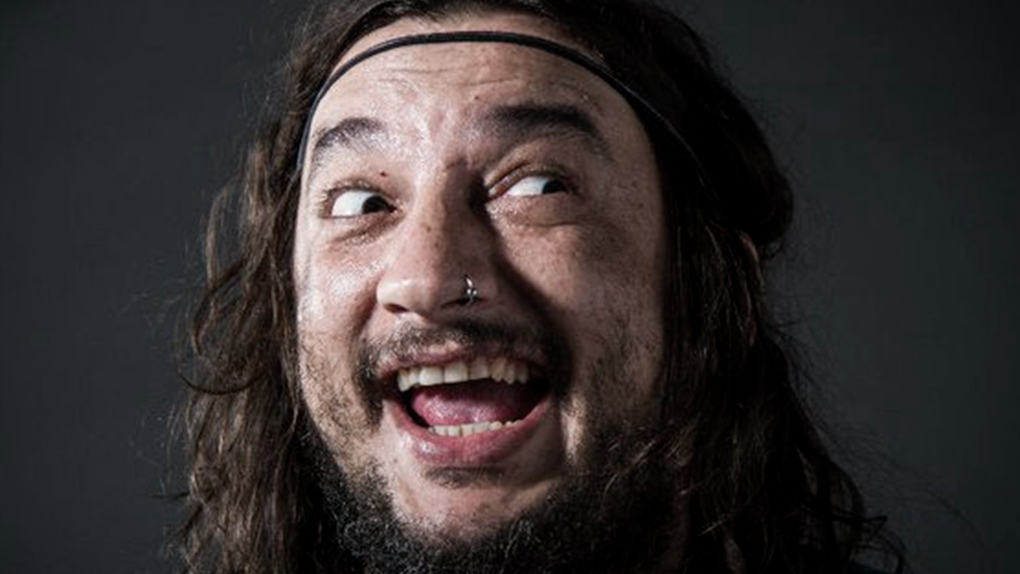
#> input picture tareaDeImagenes/bananero.jpg, 1020 x 574 px
$ jupyter execute bordes.ipynb   (older library calls are emulated)
#> lines starting #> are read from the running program, lines starting #| are printed output that depends on the picture; after the words box and inside, x2 and y2 are one past the last pixel; in counts of white or black regions, pixels touching at a corner belong together
[cell 1]
import cv2
import numpy as np
import matplotlib.pyplot as plt

img=cv2.imread('bananero.jpg')
#> img is the input picture: shape (574, 1020, 3); mean B, G, R 48.2, 48.3, 54.4
gray=cv2.cvtColor(img,cv2.COLOR_BGR2GRAY)
robertx=np.array([[-1,0],[0,1]])
roberty=np.array([[0,-1],[1,0]])
robx_img=cv2.filter2D(gray,-1,robertx)
roby_img=cv2.filter2D(gray,-1,roberty)
rob_grad=np.sqrt(robx_img**2+roby_img**2)
rob_grad_dir=np.arctan2(roby_img,robx_img)
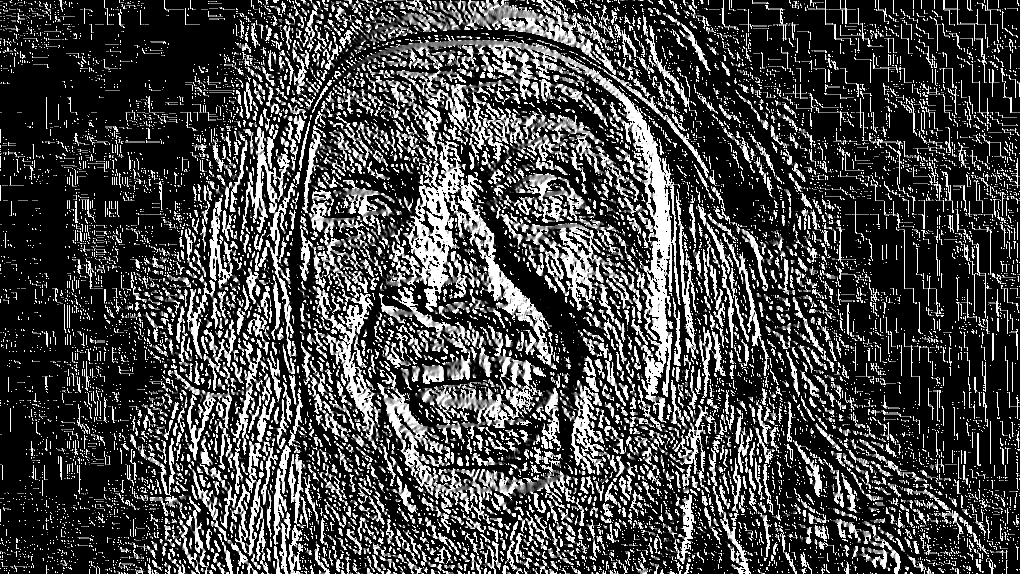
#> rob_grad_dir: shape (574, 1020) float16; min 0, max 1.57, mean 0.424; drawn with min black and max white

#pewit

prewitt_x=np.array([[-1,0,1],[-1,0,1],[-1,0,1]])
prewitt_y=np.array([[-1,-1,-1],[0,0,0],[1,1,1]])
prex_img=cv2.filter2D(gray,-1,prewitt_x)
prey_img=cv2.filter2D(gray,-1,prewitt_y)
prewitt_mag=np.sqrt(prex_img**1+prey_img**2)
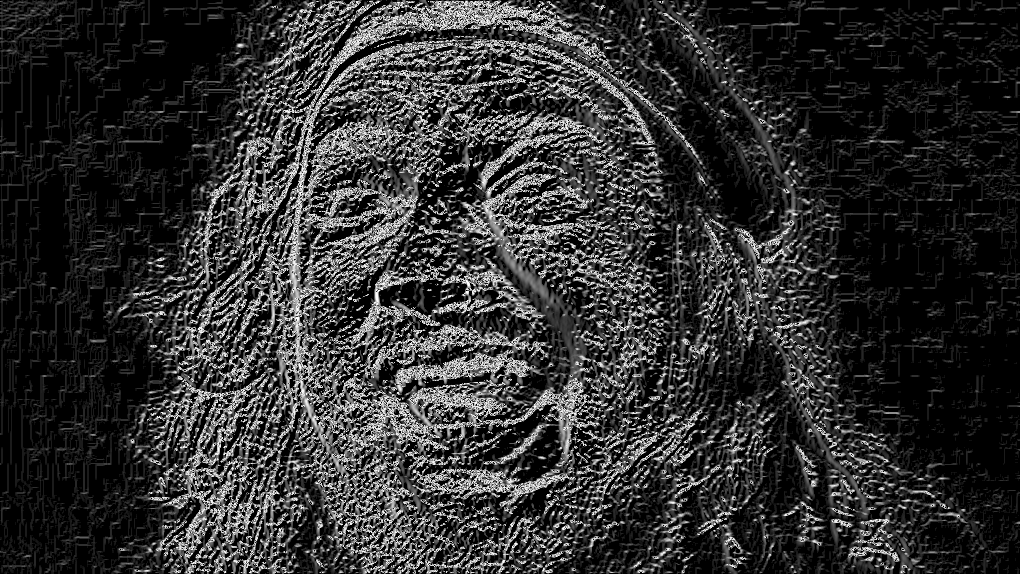
#> prewitt_mag: shape (574, 1020) float16; min 0, max 15.97, mean 3.04; drawn with min black and max white
preww_dir=np.arctan2(prex_img,prey_img)
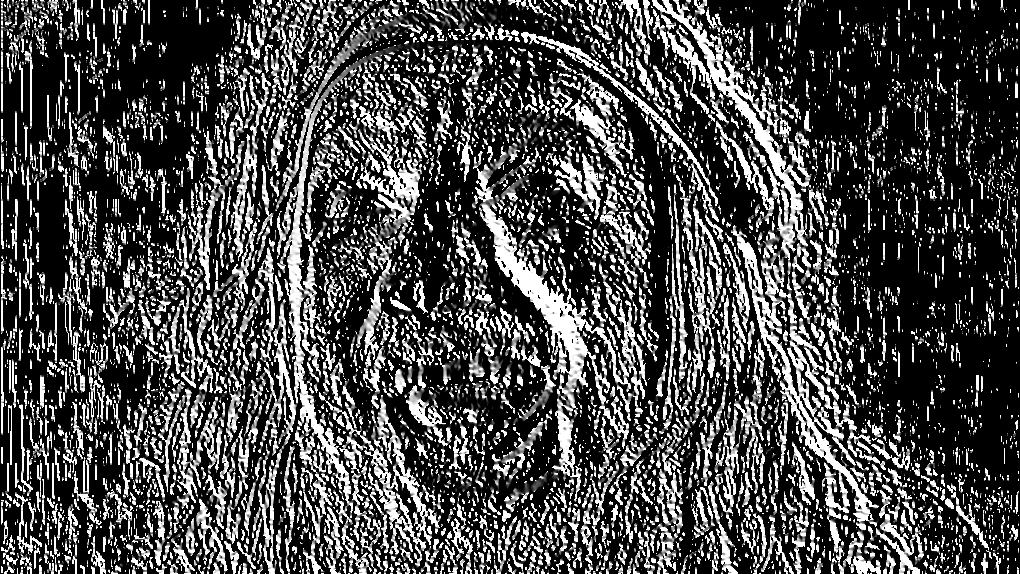
#> preww_dir: shape (574, 1020) float16; min 0, max 1.57, mean 0.45; drawn with min black and max white

# solbel

sobel_x=np.array([[-1,0,1],[-2,0,2],[-1,0,1]])
sobel_y=np.array([[-1,-2,-1],[0,0,0],[1,2,1]])
sobelx_img=cv2.filter2D(gray,-1,sobel_x)
sobely_img=cv2.filter2D(gray,-1,sobel_y)
sobel_mag=np.sqrt(sobelx_img**2+sobely_img**2)
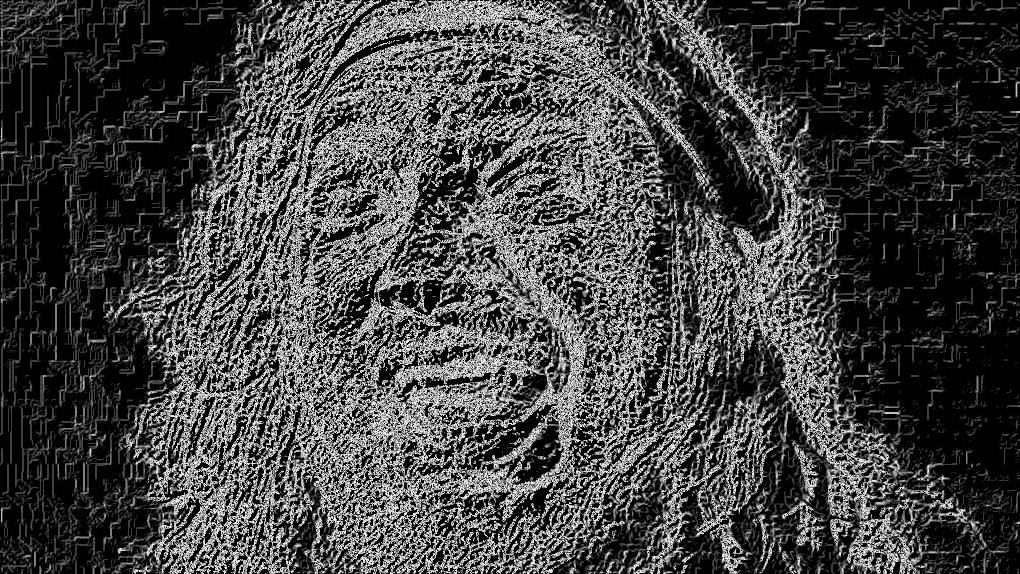
#> sobel_mag: shape (574, 1020) float16; min 0, max 15.81, mean 4.14; drawn with min black and max white
sobel_dir=np.arctan2(sobely_img,sobelx_img)
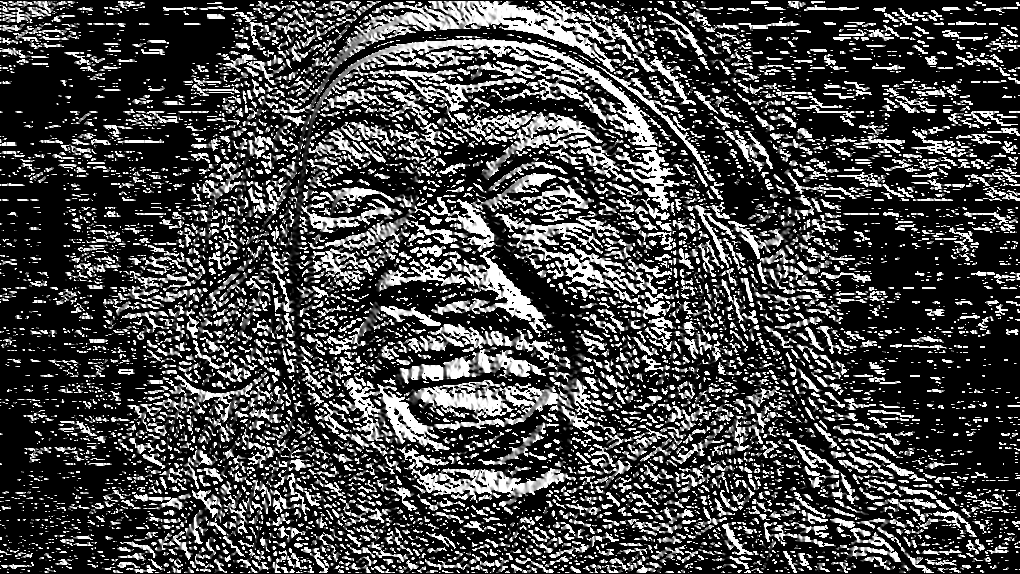
#> sobel_dir: shape (574, 1020) float16; min 0, max 1.57, mean 0.436; drawn with min black and max white

cany_img=cv2.Canny(gray,100,100)
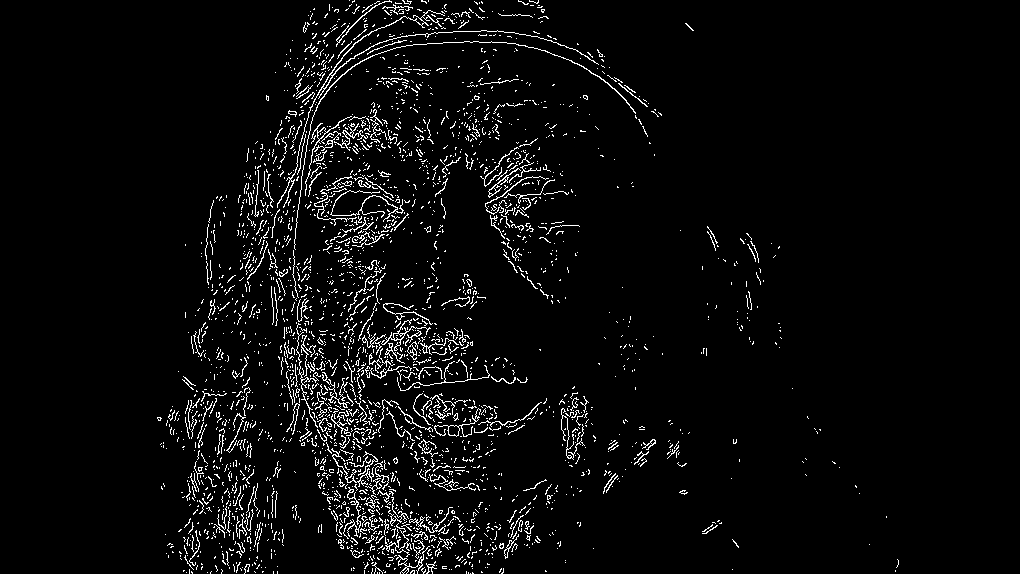
#> cany_img: shape (574, 1020); 4.2% white in thin lines or dots, all inside (x1, y1, x2, y2) = (157, 0, 899, 574)

plt.figure(figsize=(10,10))

plt.subplot(331)
plt.imshow(robx_img, cmap='gray')
plt.title('Roberts X')

plt.subplot(332)
plt.imshow(roby_img, cmap='gray')
plt.title('Roberts Y')

plt.subplot(333)
plt.imshow(rob_grad, cmap='gray')
plt.title('Roberts Magnitud')

plt.subplot(334)
plt.imshow(prex_img, cmap='gray')
plt.title('Prewitt X')

plt.subplot(335)
plt.imshow(prey_img, cmap='gray')
plt.title('Prewitt Y')

plt.subplot(336)
plt.imshow(prewitt_mag, cmap='gray')
plt.title('Prewitt Magnitud')

plt.subplot(337)
plt.imshow(sobelx_img, cmap='gray')
plt.title('Sobel X')

plt.subplot(338)
plt.imshow(sobely_img, cmap='gray')
plt.title('Sobel Y')

plt.subplot(339)
plt.imshow(sobel_mag, cmap='gray')
plt.title('Sobel Magnitud')

plt.show()

SOBEL

[cell 2]
import cv2
import numpy as np
import matplotlib.pyplot as plt

def filtro_sobel(img):
    img_gris=cv2.cvtColor(img,cv2.COLOR_BGR2GRAY)

    g_x=cv2.Sobel(img_gris,cv2.CV_64F,1,0,ksize=3)
    g_y=cv2.Sobel(img_gris,cv2.CV_64F,0,1,ksize=3)
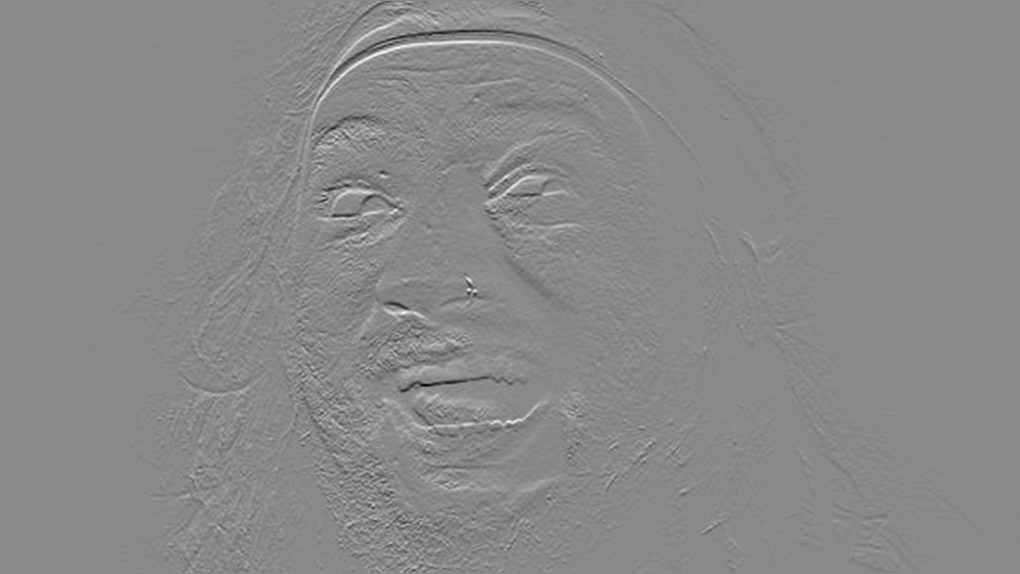
#> g_y: shape (574, 1020) float64; min -560, max 479, mean -0.2; drawn with min black and max white

    mag=np.sqrt(np.square(g_x)+np.square(g_y))
    mag=cv2.normalize(mag,None,0,255,cv2.NORM_MINMAX,cv2.CV_8U)
    return mag
img = cv2.imread('bananero.jpg')
resultado = filtro_sobel(img)

plt.imshow(resultado, cmap='gray')
plt.axis('off')
plt.show()

SOBEL MEJORADO

[cell 3]
import cv2
import numpy as np
import matplotlib.pyplot as plt

def filtro_sobel_mejorado(img,kernel_size=3,umbral=30):
#> called with kernel_size = 3, umbral = 30
    img_gris=cv2.cvtColor(img,cv2.COLOR_BGR2GRAY)
    #para mejorar la deteccion filtro gauss
    img_gris=cv2.GaussianBlur(img_gris,(3,3),0)

    g_x=cv2.Sobel(img_gris,cv2.CV_64F,1,0,ksize=3)
    g_y=cv2.Sobel(img_gris,cv2.CV_64F,0,1,ksize=3)


    #mag=np.sqrt(np.square(g_x)+np.square(g_y))
    mag=np.sqrt(g_x**2+g_y**2)
    mag=cv2.normalize(mag,None,0,255,cv2.NORM_MINMAX,cv2.CV_8U)
    _,bordes=cv2.threshold(mag,umbral,255,cv2.THRESH_BINARY+cv2.THRESH_OTSU)
#> bordes: shape (574, 1020); 9.5% white; 1380 white regions (1140 under 20 px), largest, box (x1, y1, x2, y2) and area: (277, 3, 651, 574) 19436, (343, 264, 529, 394) 5380, (480, 137, 569, 304) 3338
    kernel_m=np.ones((2,2),np.uint8)
    bordes=cv2.morphologyEx(bordes,cv2.MORPH_CLOSE,kernel_m)
#> bordes: shape (574, 1020); 10.3% white; 1027 white regions (843 under 20 px), largest, box (x1, y1, x2, y2) and area: (278, 0, 652, 574) 30388, (481, 138, 582, 305) 3933, (313, 168, 412, 255) 3450
    return bordes


img = cv2.imread('bananero.jpg')
resultado = filtro_sobel_mejorado(img)

plt.imshow(resultado, cmap='gray')
plt.axis('off')
plt.show()

Robert

[cell 4]
import cv2
import numpy as np
import matplotlib.pyplot as plt

def filtro_roberts(img):
    img_gris=cv2.cvtColor(img,cv2.COLOR_BGR2GRAY)
    robertx=np.array([[-1,0],[0,1]],dtype=np.float32)
    roberty=np.array([[0,-1],[1,0]],dtype=np.float32)
    r_x=cv2.filter2D(img_gris,-1,robertx)
    r_y=cv2.filter2D(img_gris,-1,roberty)
    roberts=cv2.addWeighted(r_x,0.5,r_y,0.5,0)
    return roberts

img = cv2.imread('bananero.jpg')
resultado = filtro_roberts(img)

plt.imshow(resultado, cmap='gray')
plt.axis('off')
plt.show()

Robert Mejorado

[cell 5]
import cv2
import numpy as np
import matplotlib.pyplot as plt

def filtro_roberts_mejorado(img):
    img_gris=cv2.cvtColor(img,cv2.COLOR_BGR2GRAY)
    suavizar=cv2.GaussianBlur(img_gris,(3,3),0)
    robertx=np.array([[-1,0],[0,1]],dtype=np.float32)
    roberty=np.array([[0,-1],[1,0]],dtype=np.float32)
    r_x=cv2.filter2D(suavizar,-1,robertx)
    r_y=cv2.filter2D(suavizar,-1,roberty)
    roberts=cv2.addWeighted(np.abs(r_x),0.7,np.abs(r_y),0.7,0)
    _,bordes=cv2.threshold(roberts,20,255,cv2.THRESH_BINARY)
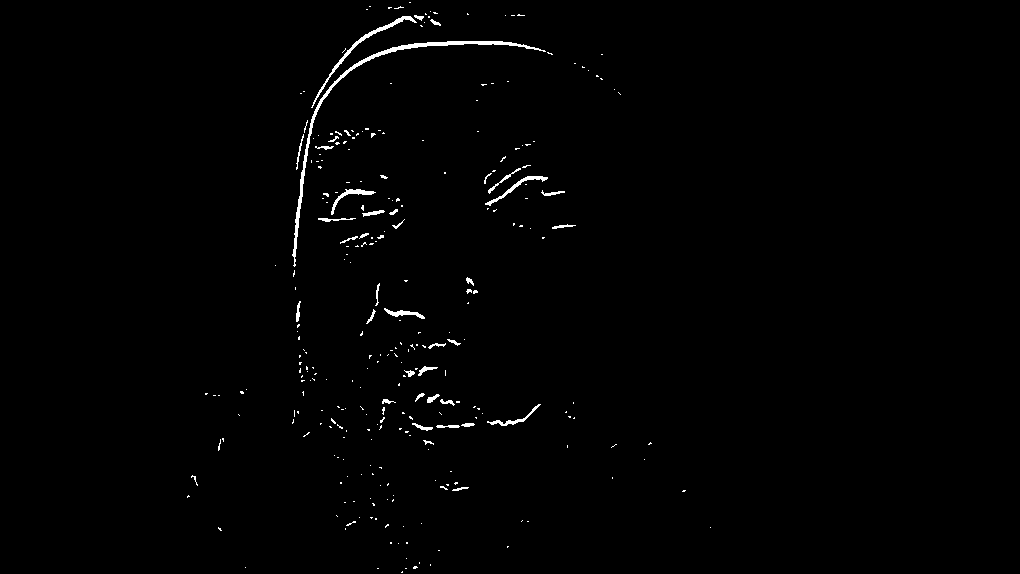
#> bordes: shape (574, 1020); 0.9% white; 286 white regions (247 under 20 px), largest, box (x1, y1, x2, y2) and area: (292, 41, 546, 267) 1386, (311, 16, 417, 108) 461, (485, 176, 548, 206) 240
    return bordes

img = cv2.imread('bananero.jpg')
resultado = filtro_roberts_mejorado(img)

plt.imshow(resultado, cmap='gray')
plt.axis('off')
plt.show()

$ run again, with tareaDeImagenes/gif-jpeg.jpg copied over tareaDeImagenes/bananero.jpg
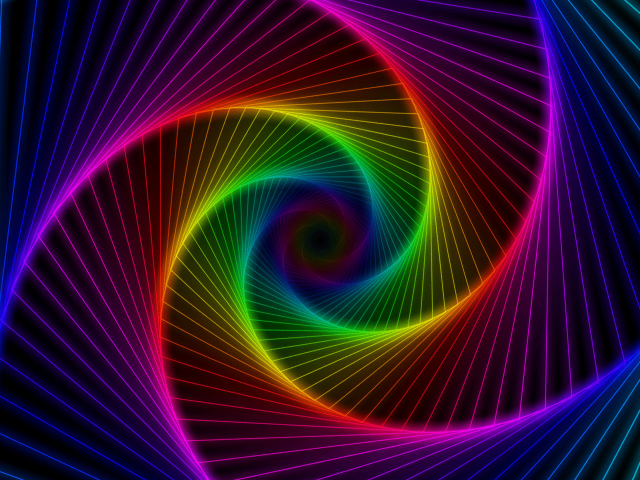
#> input picture tareaDeImagenes/gif-jpeg.jpg, 1280 x 960 px (shown at 1/2 size)
#> img is the input picture: shape (960, 1280, 3); mean B, G, R 42.5, 20, 46.7
#> `cany_img=cv2.Canny(gray,100,100)`:
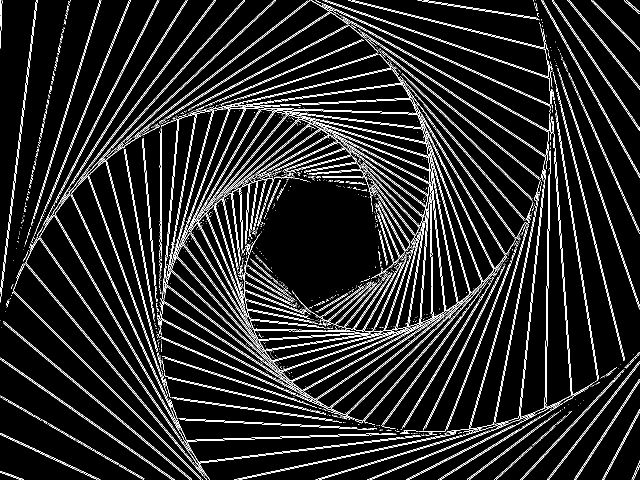
#> cany_img: shape (960, 1280) (shown at 1/2 size); 8.8% white in thin lines or dots
#> in filtro_roberts_mejorado, `_,bordes=cv2.threshold(roberts,20,255,cv2.THRESH_BINARY)`:
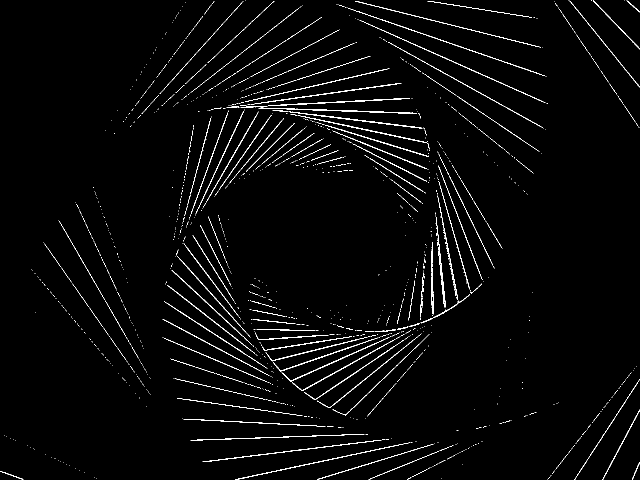
#> bordes: shape (960, 1280) (shown at 1/2 size); 2.3% white in thin lines or dots

$ run again, with tareaDeImagenes/imagen1_color.jpg copied over tareaDeImagenes/bananero.jpg
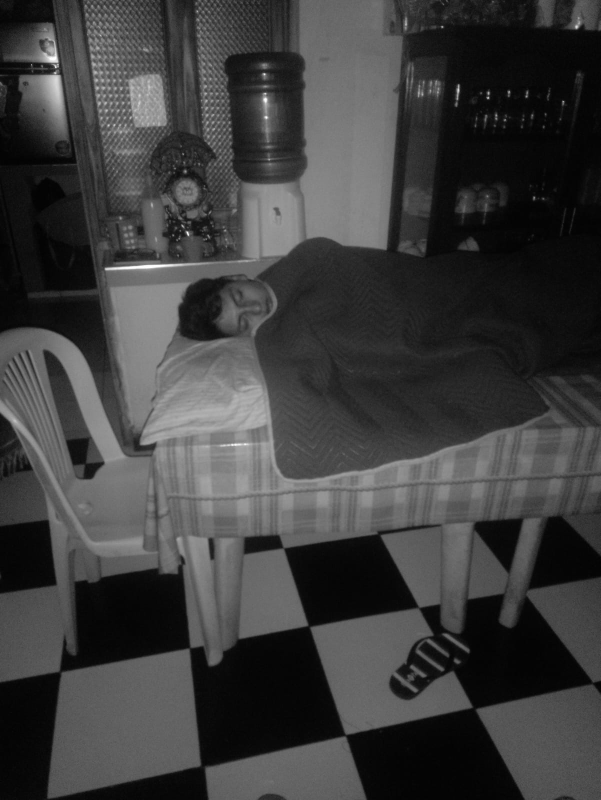
#> input picture tareaDeImagenes/imagen1_color.jpg, 1202 x 1600 px (shown at 1/2 size)
#> img is the input picture: shape (1600, 1202, 3); min 0, max 255, mean 61.6
#> `cany_img=cv2.Canny(gray,100,100)`:
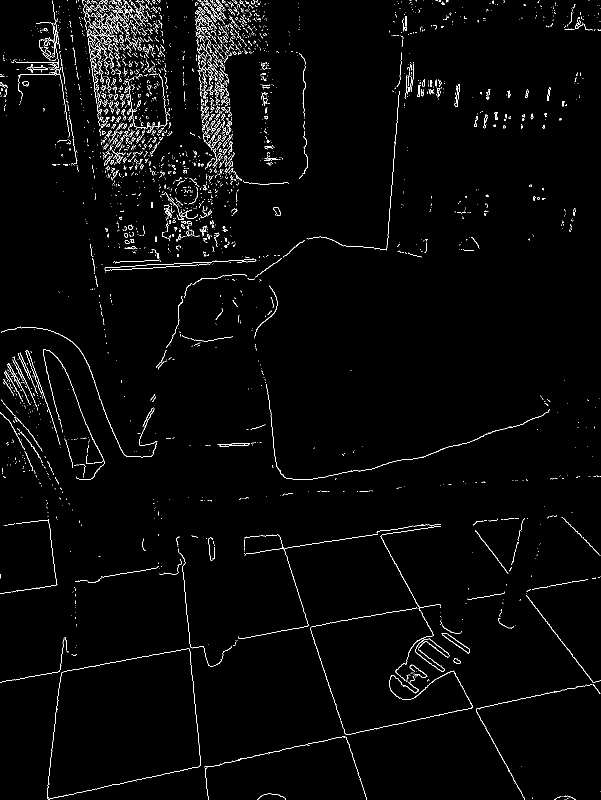
#> cany_img: shape (1600, 1202) (shown at 1/2 size); 2% white in thin lines or dots
#> in filtro_roberts_mejorado, `_,bordes=cv2.threshold(roberts,20,255,cv2.THRESH_BINARY)`:
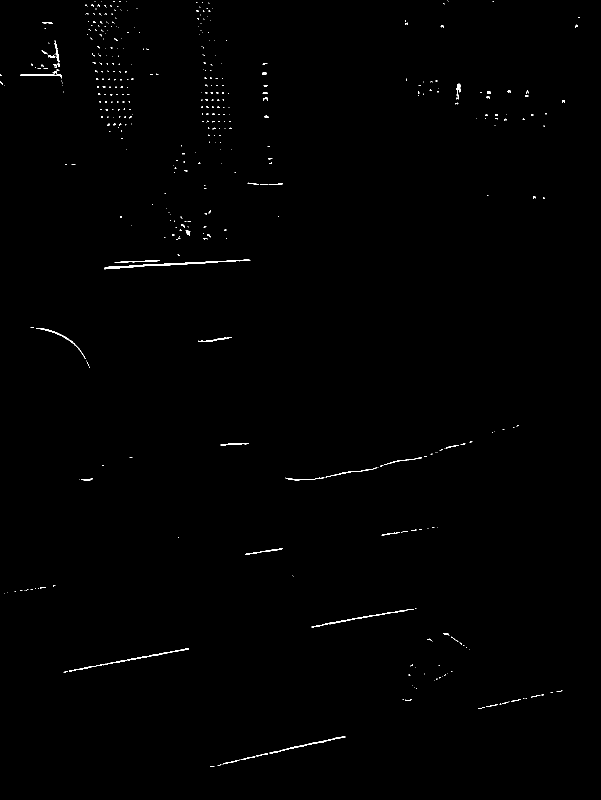
#> bordes: shape (1600, 1202) (shown at 1/2 size); 0.4% white in thin lines or dots
